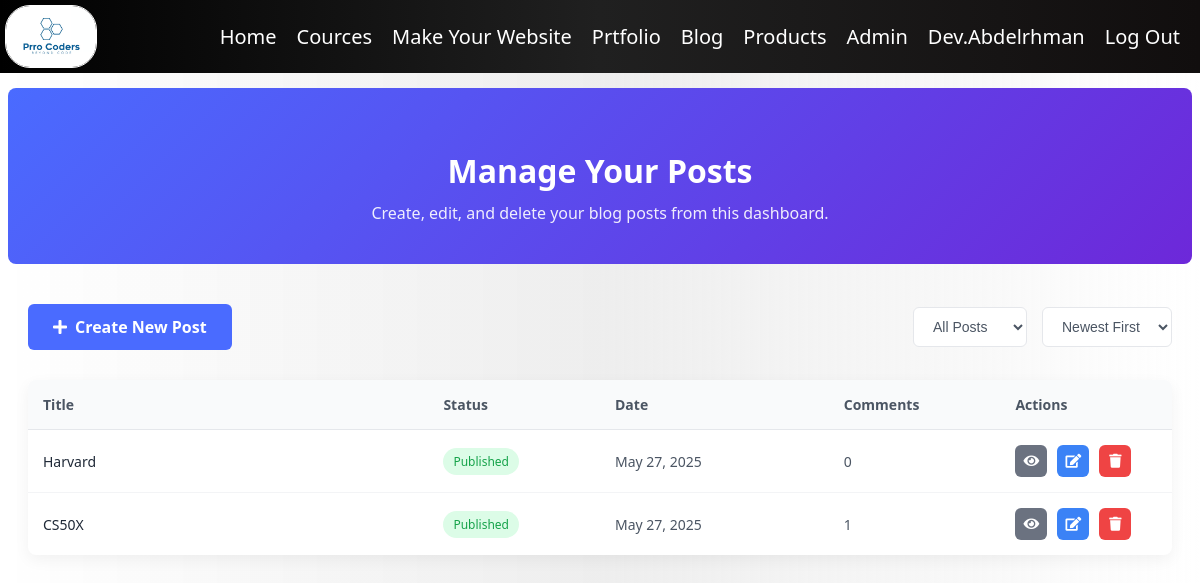
The page /blog/manage/ (signed in) on the database its author committed.
### blog/models.py (models this page shows, shortened)
class Post(models.Model):
    STATUS_CHOICES = (
        ('draft', 'Draft'),
        ('published', 'Published'),
    )
    title = models.CharField(max_length=200)
    slug = models.SlugField(unique_for_date='publish_date')
    author = models.ForeignKey(User, on_delete=models.CASCADE, related_name='blog_posts')
    content = models.TextField()
    content_html = models.TextField(editable=False, blank=True)
    featured_image = models.ImageField(upload_to='blog/%Y/%m/%d/', blank=True, null=True)
    publish_date = models.DateTimeField(default=timezone.now)
    created_date = models.DateTimeField(auto_now_add=True)
    updated_date = models.DateTimeField(auto_now=True)
    status = models.CharField(max_length=10, choices=STATUS_CHOICES, default='draft')
    categories = models.ManyToManyField(Category, related_name='posts')
    class Meta:
        ordering = ['-publish_date']

### blog/views.py (the view)
# urls.py: path('manage/', views.manage_posts, name='manage_posts'),
@login_required
@user_passes_test(is_staff_user)
def manage_posts(request):
    posts = Post.objects.filter(author=request.user).order_by('-publish_date')
    paginator = Paginator(posts, 10)
    page = request.GET.get('page')
    try:
        posts = paginator.page(page)
    except PageNotAnInteger:
        posts = paginator.page(1)
    except EmptyPage:
        posts = paginator.page(paginator.num_pages)
    return render(request, 'blog/manage_posts.html', {
        'posts': posts,
        'categories': Category.objects.all()
    })

### blog/views.py (called while the page is built)
def is_staff_user(user):
    return user.is_staff or user.is_superuser

### templates/blog/manage_posts.html (shortened to what this page needs)
{% extends 'layout.html' %}
{% load static %}
{% block head %}
<link rel="stylesheet" href="https://cdnjs.cloudflare.com/ajax/libs/font-awesome/5.15.4/css/all.min.css">
{% endblock %}
{% block body %}
<div class="manage-header">
    <h1>Manage Your Posts</h1>
    <p class="p1">Create, edit, and delete your blog posts from this dashboard.</p>
</div>
<div class="manage-container">
    <div class="manage-actions">
        <a href="{% url 'blog:post_create' %}" class="btn-create">
            <i class="fas fa-plus"></i> Create New Post
        </a>
        <div class="post-filters">
            <select class="filter-select">
                <option value="all">All Posts</option>
            </select>
            <select class="filter-select">
                <option value="newest">Newest First</option>
            </select>
        </div>
    </div>
    {% if posts %}
        <div class="post-table">
            <table>
                <thead>
                    <tr>
                        <th style="width: 35%;">Title</th>
                        <th style="width: 15%;">Status</th>
                        <th style="width: 20%;">Date</th>
                        <th style="width: 15%;">Comments</th>
                        <th style="width: 15%;">Actions</th>
                    </tr>
                </thead>
                <tbody>
                    {% for post in posts %}
                        <tr>
                            <td>
                                <a href="{% url 'blog:post_detail' year=post.publish_date.year month=post.publish_date.month day=post.publish_date.day slug=post.slug %}" class="post-title">
                                    {{ post.title }}
                                </a>
                            </td>
                            <td>
                                <span class="post-status {% if post.status == 'published' %}status-published{% else %}status-draft{% endif %}">
                                    {{ post.get_status_display }}
                                </span>
                            </td>
                            <td>{{ post.publish_date|date:"M d, Y" }}</td>
                            <td>{{ post.comments.count }}</td>
                            <td>
                                <div class="post-actions">
                                    <a href="{% url 'blog:post_detail' year=post.publish_date.year month=post.publish_date.month day=post.publish_date.day slug=post.slug %}" class="btn-action btn-view" title="View Post">
                                        <i class="fas fa-eye"></i>
                                    </a>
                                    <a href="{% url 'blog:post_update' pk=post.pk %}" class="btn-action btn-edit" title="Edit Post">
                                        <i class="fas fa-edit"></i>
                                    </a>
                                    <a href="{% url 'blog:post_delete' pk=post.pk %}" class="btn-action btn-delete" title="Delete Post">
                                        <i class="fas fa-trash"></i>
                                    </a>
                                </div>
                            </td>
                        </tr>
                    {% endfor %}
                </tbody>
            </table>
        </div>
    {% endif %}
</div>
{% endblock %}

### templates/layout.html (shortened to what this page needs)
{% load static %}
<!DOCTYPE html>
<html lang="en">
<head>
    <link rel="stylesheet" href="{% static 'style.css' %}">
    {% block head %}{% endblock %}
</head>
<body>
    <div class="navbar1">
        <img src="{% static 'Prro Coders.jpg' %}" alt="PrroCoders" class="logo" width="100" >
        <ul class="nav1">
            <li class="nav-item1">
                <a class="nav-link1" href="{% url 'Home:index' %}">Home</a>
            </li>
            <li class="nav-item1">
                <a class="nav-link1" href="{% url 'Cource' %}">Cources</a>
            </li>
            <li class="nav-item1">
                <a class="nav-link1" href="{% url 'WebMaker' %}">Make Your Website</a>
            </li>
            <li class="nav-item1">
                <a class="nav-link1" href="https://prrohost.pythonanywhere.com">Prtfolio</a>
            </li>
            <li class="nav-item1">
                <a class="nav-link1" href="{% url 'blog:post_list' %}">Blog</a>
            </li>
            <li class="nav-item1">
                <a class="nav-link1" href="{% url 'store:store' 1 %}">Products</a>
            </li>
            {% if user.is_authenticated and not user.is_superuser and not user.is_staff %}
            <li class="nav-item1">
                <a href="" class="nav-link1">{{ user.username }}</a>
            </li>
            <li class="nav-item1">
                <a class="nav-link1" href="{% url 'logout' %}">Log Out</a>
            </li>
            {% elif user.is_superuser %}
                <li class="nav-item1">
                    <a href="{% url 'adminPanal' %}" class="nav-link1">Admin</a>
                </li>
                <li class="nav-item1">
                    <a href="" class="nav-link1">{{ user.username }}</a>
                </li>
                <li class="nav-item1">
                    <a class="nav-link1" href="{% url 'logout' %}">Log Out</a>
                </li>
            {% endif %}
        </ul>
    </div>
    <div class="container container-content">
        {% block body %}{% endblock body %}
    </div>
</body>
</html>

### static/style.css (style rules this page uses)
body { background: linear-gradient(90deg, #ffffffaf 0%, #e8e8e8c1 50%, #ffffff 100%); font-family: 'Segoe UI', Tahoma, Geneva, Verdana, sans-serif; }
.navbar1 { font-family: 'Segoe UI', Tahoma, Geneva, Verdana, sans-serif; display: flex; flex-direction: row; justify-content: space-between; background: linear-gradient(90deg, #000000 0%, #202020 50%, #110e0e 100%); margin: 0; position: fixed; width: 100%; top: 0; left: 0; right: 0; z-index: 1000; }
.logo { width: 90px; border: 1px solid white; border-radius: 25px; margin: 5px 5px 5px 5px; }
.nav1 { display: flex; flex-direction: row; margin: 10px; list-style-type: none; align-items: center; }
.nav-item1 { margin: 5px 10px; font-size: 20px; color: white; }
.nav-link1 { text-decoration: none; color: white; transition: 0.1s; }
.container { position: relative; top: 80px; }

### templates/blog/manage_posts.html (style rules this page uses)
.manage-header { background: linear-gradient(135deg, #4a6bff 0%, #6d28d9 100%); padding: 40px 0; text-align: center; color: white; margin-bottom: 40px; border-radius: 8px; }
.manage-header h1 { font-size: 32px; font-weight: 700; margin-bottom: 10px; }
.manage-header p { font-size: 16px; max-width: 700px; margin: 0 auto; opacity: 0.9; }
.manage-container { max-width: 1200px; margin: 0 auto; padding: 0 20px; }
.manage-actions { display: flex; justify-content: space-between; align-items: center; margin-bottom: 30px; }
.btn-create { background: #4a6bff; color: white; border: none; padding: 12px 25px; border-radius: 6px; font-weight: 600; font-size: 16px; cursor: pointer; transition: background 0.3s; text-decoration: none; display: inline-flex; align-items: center; gap: 8px; }
.post-filters { display: flex; gap: 15px; align-items: center; }
.filter-select { padding: 10px 15px; border: 1px solid #e5e7eb; border-radius: 6px; background: white; font-size: 14px; color: #4b5563; cursor: pointer; }
.post-table { width: 100%; background: white; border-radius: 8px; overflow: hidden; box-shadow: 0 5px 15px rgba(0, 0, 0, 0.05); margin-bottom: 40px; }
.post-table table { width: 100%; border-collapse: collapse; }
.post-table th { background: #f9fafb; padding: 15px; text-align: left; font-weight: 600; color: #4b5563; font-size: 14px; border-bottom: 1px solid #e5e7eb; }
.post-table td { padding: 15px; border-bottom: 1px solid #f3f4f6; color: #4b5563; font-size: 14px; }
.post-table tr:last-child td { border-bottom: none; }
.post-status { padding: 5px 10px; border-radius: 20px; font-size: 12px; font-weight: 500; display: inline-block; }
.status-published { background: #dcfce7; color: #16a34a; }
.post-actions { display: flex; gap: 10px; }
.btn-action { width: 32px; height: 32px; border-radius: 6px; display: inline-flex; align-items: center; justify-content: center; color: white; font-size: 14px; transition: all 0.3s; text-decoration: none; }
.btn-view { background: #6b7280; }
.btn-edit { background: #3b82f6; }
.btn-delete { background: #ef4444; }
.post-title { font-weight: 500; color: #1f2937; text-decoration: none; transition: color 0.3s; display: block; max-width: 300px; white-space: nowrap; overflow: hidden; text-overflow: ellipsis; }

### templates/layout.html (style rules this page uses)
.navbar1 { position: fixed; }

### rows shown on the page
Post: title "Harvard", status "Published", publish_date "May 27, 2025", comments.count "0"
Post: title "CS50X", status "Published", publish_date "May 27, 2025", comments.count "1"

### other values the page prints
{{ user.username }} "Dev.Abdelrhman"
